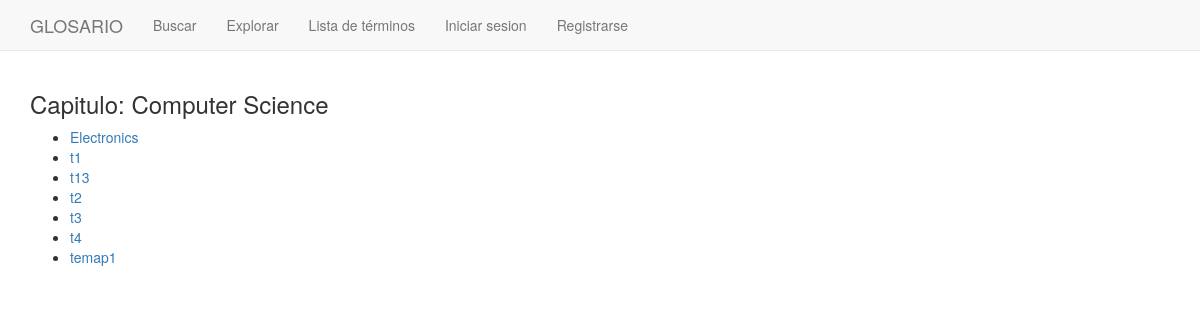
Page /chapters_list/Computer Science/ on the earlier database version.
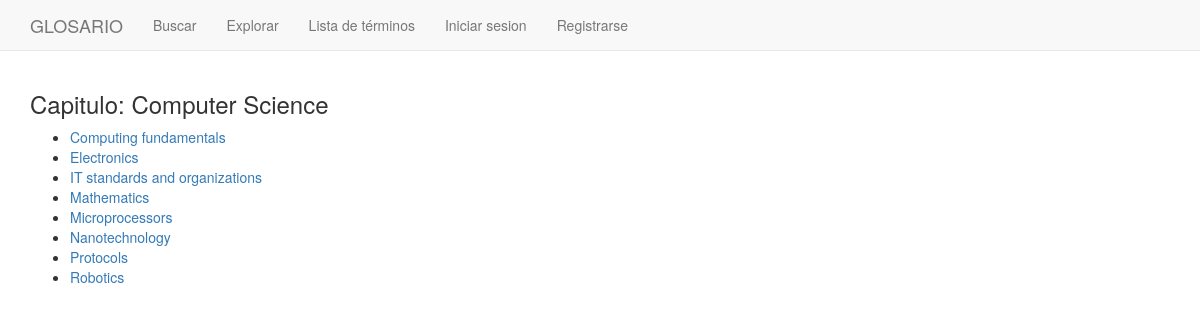
Same page on the later database version.
### glosario/models.py (models this page shows, shortened)
class Theme(models.Model):
    class Meta:
        permissions = (("can_create_theme","Can create theme"),)
    theme_name = models.CharField(max_length=100, unique=True)
    parent_chapter = models.ForeignKey(Chapter, related_name = 'child_themes')
    def __str__(self):
        return self.theme_name

### glosario/views.py (the view)
# urls.py: url(r'^chapters_list/(?P<chapter>[-\w\s]+)/$', views.ThemesInChapterView.as_view(),name='chapter_detail'),
class ThemesInChapterView(TemplateView):
    template_name = 'glosario/themes_in_chapter.html'
    def get(self, request, *args, **kwargs):
        chapter = self.kwargs['chapter']
        this_chapter = get_object_or_404(Chapter, chapter_name=chapter)
        themes_set = this_chapter.child_themes.all().order_by(Lower('theme_name'))
        context = {'this_chapter': chapter,
                'themes_set': themes_set}
        return self.render_to_response(context)

### glosario/templates/glosario/themes_in_chapter.html
{% extends "base.html" %}
{% block content %}
    <h3>Capitulo: {{this_chapter}}</h3>
      <ul>
      {% for theme in themes_set %}
          <li><a href="{{theme.theme_name}}">{{ theme }}</a></li>
      {% endfor %}
      </ul>
{% endblock %}

Differences in the rows shown:
removed Theme: theme_name "t1"
removed Theme: theme_name "t13"
removed Theme: theme_name "t2"
removed Theme: theme_name "t3"
removed Theme: theme_name "t4"
removed Theme: theme_name "temap1"
added Theme: theme_name "Computing fundamentals"
added Theme: theme_name "IT standards and organizations"
added Theme: theme_name "Mathematics"
added Theme: theme_name "Microprocessors"
added Theme: theme_name "Nanotechnology"
added Theme: theme_name "Protocols"
added Theme: theme_name "Robotics"
